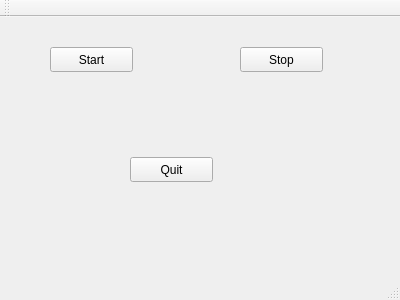
<?xml version="1.0" encoding="UTF-8"?>
<ui version="4.0">
 <class>MainWindow</class>
 <widget class="QMainWindow" name="MainWindow">
  <property name="geometry">
   <rect>
    <x>0</x>
    <y>0</y>
    <width>400</width>
    <height>300</height>
   </rect>
  </property>
  <property name="windowTitle">
   <string>MainWindow</string>
  </property>
  <widget class="QWidget" name="centralWidget">
   <widget class="QPushButton" name="pushButton_STop">
    <property name="geometry">
     <rect>
      <x>50</x>
      <y>30</y>
      <width>83</width>
      <height>25</height>
     </rect>
    </property>
    <property name="text">
     <string>Start</string>
    </property>
   </widget>
   <widget class="QPushButton" name="pushButton_Stop">
    <property name="geometry">
     <rect>
      <x>240</x>
      <y>30</y>
      <width>83</width>
      <height>25</height>
     </rect>
    </property>
    <property name="text">
     <string>Stop</string>
    </property>
   </widget>
   <widget class="QPushButton" name="pushButton_Quit">
    <property name="geometry">
     <rect>
      <x>130</x>
      <y>140</y>
      <width>83</width>
      <height>25</height>
     </rect>
    </property>
    <property name="text">
     <string>Quit</string>
    </property>
   </widget>
  </widget>
  <widget class="QMenuBar" name="menuBar">
   <property name="geometry">
    <rect>
     <x>0</x>
     <y>0</y>
     <width>400</width>
     <height>22</height>
    </rect>
   </property>
  </widget>
  <widget class="QToolBar" name="mainToolBar">
   <attribute name="toolBarArea">
    <enum>TopToolBarArea</enum>
   </attribute>
   <attribute name="toolBarBreak">
    <bool>false</bool>
   </attribute>
  </widget>
  <widget class="QStatusBar" name="statusBar"/>
 </widget>
 <layoutdefault spacing="6" margin="11"/>
 <resources/>
 <connections/>
</ui>
